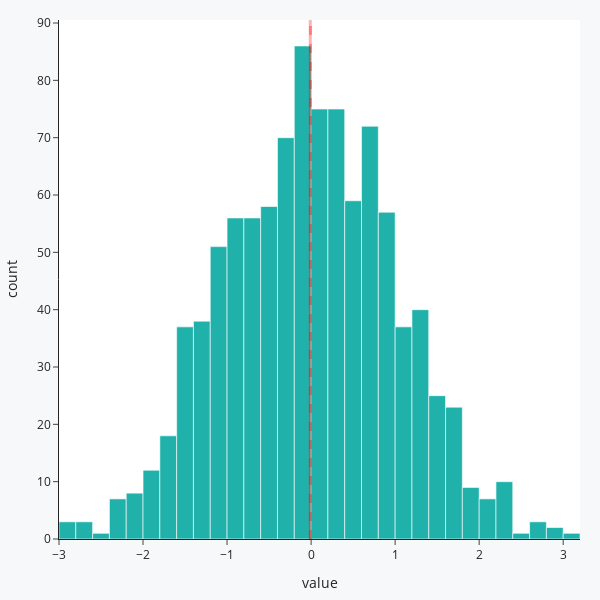

Source (notebook cell):
### Code cell
fig01 = px.histogram(normal_dist, color_discrete_sequence=["lightseagreen"])
fig01.add_vline(x=np.mean(normal_dist), line_width=3, line_color="red")
fig01.add_vline(
    x=np.median(normal_dist), line_width=3, line_dash="dash", line_color="red"
)
fig01.update_layout(
    width=600,
    height=600,
    template="simple_white",
    paper_bgcolor="#f7f8fa",
    margin=dict(l=20, r=20, t=20, b=20),
    showlegend=False,
)

### Figure 1 — Plotly figure (JSON) as saved in the notebook; plotly's stock layout.template omitted (floating-point values rounded to 4 significant figures; data arrays with more than 128 entries replaced by an {"elided": "..."} marker saying what was removed)
{"data": [{"alignmentgroup": "True", "bingroup": "x", "hovertemplate": "variable=0<br>value=%{x}<br>count=%{y}<extra></extra>", "legendgroup": "0", "marker": {"color": "lightseagreen", "pattern": {"shape": ""}}, "name": "0", "offsetgroup": "0", "orientation": "v", "showlegend": true, "type": "histogram", "x": {"elided": "1000 float values"}, "xaxis": "x", "yaxis": "y"}], "layout": {"barmode": "relative", "height": 600, "legend": {"title": {"text": "variable"}, "tracegroupgap": 0}, "margin": {"b": 20, "l": 20, "r": 20, "t": 20}, "paper_bgcolor": "#f7f8fa", "shapes": [{"line": {"color": "red", "width": 3}, "type": "line", "x0": -0.009885, "x1": -0.009885, "xref": "x", "y0": 0, "y1": 1, "yref": "y domain"}, {"line": {"color": "red", "dash": "dash", "width": 3}, "type": "line", "x0": -0.007115, "x1": -0.007115, "xref": "x", "y0": 0, "y1": 1, "yref": "y domain"}], "showlegend": false, "width": 600, "xaxis": {"anchor": "y", "domain": [0, 1], "title": {"text": "value"}}, "yaxis": {"anchor": "x", "domain": [0, 1], "title": {"text": "count"}}}}
